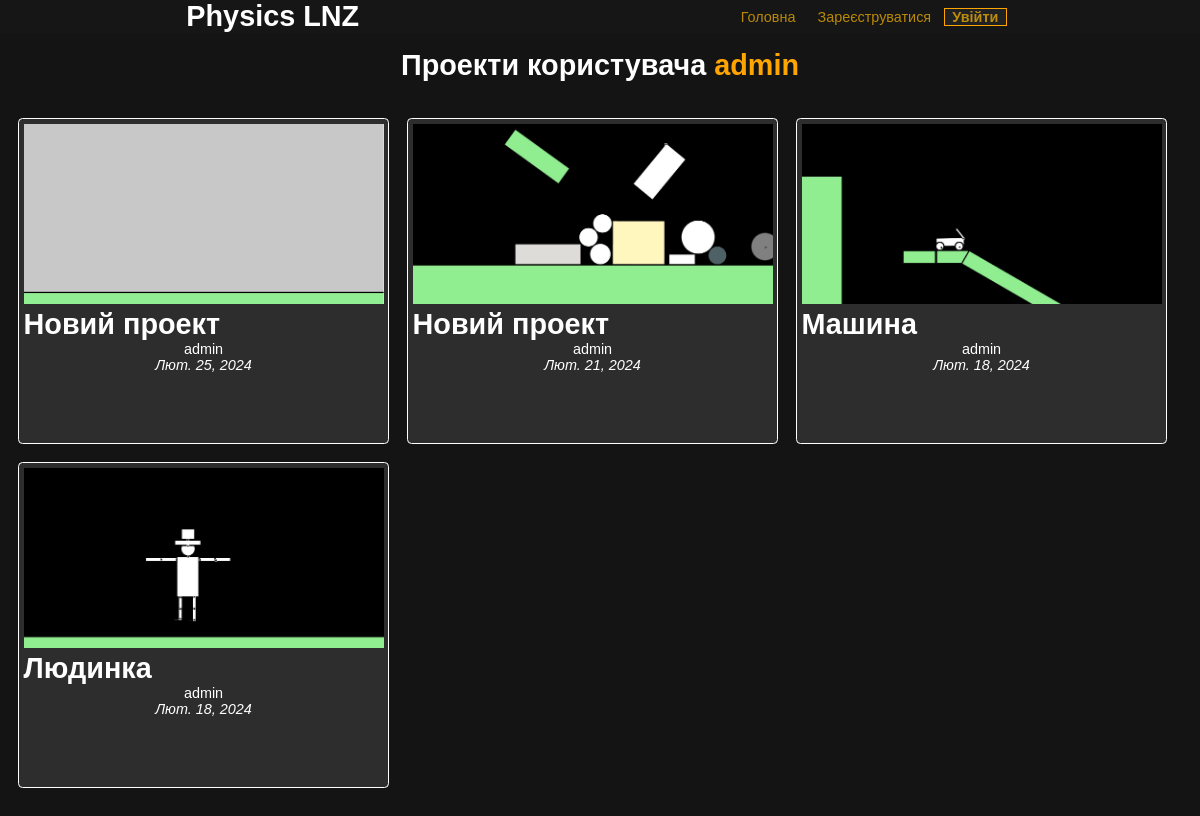
The app's page /projects_of/1 with its own data.
### physics/models.py (models this page shows, shortened)
class Project(models.Model):
    user = models.ForeignKey(User, on_delete=models.CASCADE, default=1, related_name='+')
    name = models.CharField("Name of project", max_length = 30)
    data = models.TextField("Data of project", default = "")
    privacy = models.CharField("Privacy", max_length = 40, default="public")
    world_settings_data = models.TextField("World settings data", default = "")
    preview = models.ImageField("Preview of project", upload_to="previews/", default="default-preview.jpg")
    creation_date = models.DateField("Creation date", default = timezone.now())

### physics/views.py (the view)
# urls.py: path("projects_of/<int:user_id>", views.projects_of, name="projects_of"),
def projects_of(request, user_id):
    requested_user = User.objects.get(id = user_id)
    projects = Project.objects.order_by('-creation_date').filter(user = requested_user).filter(privacy = "public")
    return render(request, 'physics/projects_of.html', {'projects': projects, "requested_user": requested_user})

### templates/physics/projects_of.html (shortened to what this page needs)
{% extends 'base.html' %}
{% load static %}
{% block content %}
    {% if projects %}
    <br>
        <h1>Проекти користувача <b style="color: orange;">{{requested_user.username}}</b></h1>
        <center>
        <div class="projects">
            {% for project in projects %}
                <a href="{% url 'physics:project' project.id %}" class="project">
                    <div>
                        <div class="logo" style="background-image: url('{{project.preview.url}}')"></div>
                        <h1 style="text-align: left;">{{project.name}}</h1>
                        <p>{{project.user.username}}</p>
                        <em>{{project.creation_date}}</em>
                    </div>
                </a>
            {% endfor %}
        </div>
        </center>
    {% endif %}
{% endblock %}

### static/css/style.css (style rules this page uses)
* { margin: 0px; padding: 0px; }
body { background-color: #141414; color: white; font-family: 'Trebuchet MS', sans-serif; zoom: 90%; }
.projects { display: flex; flex-wrap: wrap; margin-top: 20px; width: 70%; }
.project { width: 30%; margin-left: 20px; display: block; color: rgb(255, 255, 255); text-decoration: none; transition: .1s; border: 1px solid rgb(255, 255, 255); padding: 5px; background: #2d2d2d; border-radius: 5px; margin-top: 20px; min-height: 350px; }
.project > div > .logo { display: block; width: 100%; height: 200px; margin-bottom: 5px; background-position: center; background-size: cover; background-repeat: no-repeat; }
h1 { text-align: center; }
@media screen and (max-width: 1200px) { .projects { width: 100%; } }

### records on screen
Project: preview (placeholder picture), name "Новий проект", user.username "admin", creation_date "Лют. 25, 2024"
Project: preview (picture), name "Новий проект", user.username "admin", creation_date "Лют. 21, 2024"
Project: preview (picture), name "Машина", user.username "admin", creation_date "Лют. 18, 2024"
Project: preview (picture), name "Людинка", user.username "admin", creation_date "Лют. 18, 2024"

### other values on screen
{{ requested_user.username }} "admin"
